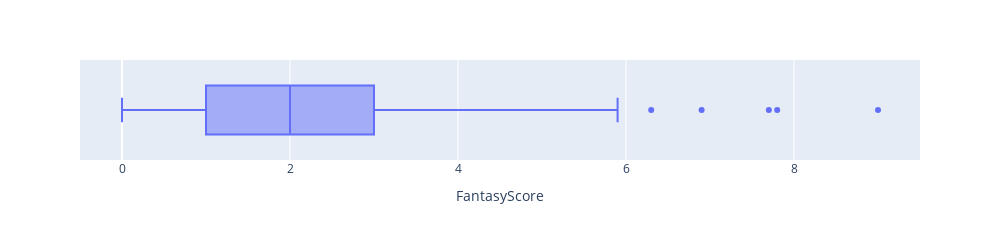

Notebook code for this chart:
### Code cell
fig = px.box(data, x="FantasyScore")
fig.update_traces(quartilemethod="exclusive")
fig.update_layout(width=1000, height=200)
fig.write_image("Fantasy Score Boxplot.png", format="png")
fig.show()

### Figure 1 — Plotly figure (JSON) as saved in the notebook; plotly's stock layout.template omitted (floating-point values rounded to 4 significant figures; data arrays with more than 128 entries replaced by an {"elided": "..."} marker saying what was removed)
{"data": [{"alignmentgroup": "True", "hovertemplate": "FantasyScore=%{x}<extra></extra>", "legendgroup": "", "marker": {"color": "#636efa"}, "name": "", "notched": false, "offsetgroup": "", "orientation": "h", "quartilemethod": "exclusive", "showlegend": false, "type": "box", "x": {"elided": "576 float values"}, "x0": " ", "xaxis": "x", "y0": " ", "yaxis": "y"}], "layout": {"boxmode": "group", "height": 200, "legend": {"tracegroupgap": 0}, "margin": {"t": 60}, "width": 1000, "xaxis": {"anchor": "y", "autorange": true, "domain": [0, 1], "range": [-0.5, 9.5], "title": {"text": "FantasyScore"}, "type": "linear"}, "yaxis": {"anchor": "x", "autorange": true, "domain": [0, 1], "range": [-0.5, 0.5], "type": "category"}}}
